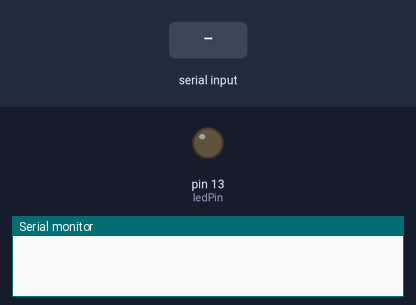
The sketch below on a simulated Arduino Uno, built with avr-gcc and run on an emulated ATmega328P. Shown: output pins drawn as LEDs (lit = HIGH), the last lines printed to the serial monitor. Dashed ring = blinking. Inputs (shaded band) come from the test bench.

Above: at 1.2 s.
1.3 s: "d" received over Serial
At 1.7 s:
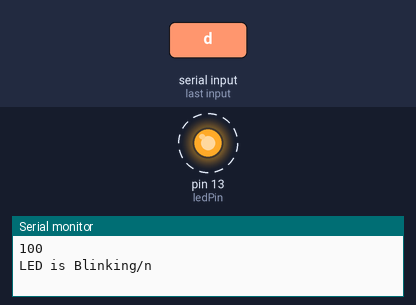
4.3 s: "1" received over Serial
At 4.8 s:
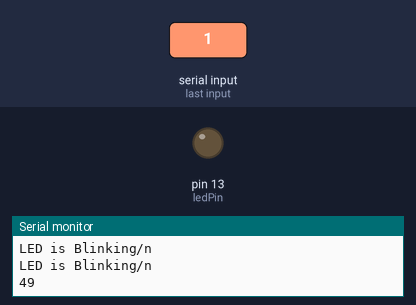
5.8 s: "w" received over Serial
At 6.3 s:
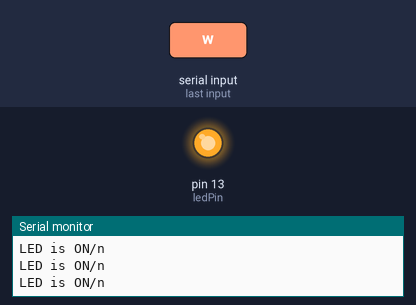
Timing chart, 0 to 8.8 s (numbered marks = the images above; inputs shaded):
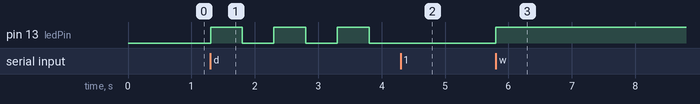

The sketch:

arduino_bluetooth_code.ino
```cpp
/*
 * Code for connecting Arduino board to Android
 * using Bluetooth
 * by Droiduino
 *
 */

 /*
   * Char to Integer conversion according to ASCII Table
   * this is used to convert command from Android
   * "w" = 119 --> turn on LED
   * "s" = 115 --> turn off LED
   * "d" = 100 --> make the LED blinking
   *
   */

int ledPin = 13; // Built-in LED
int androidCmd; // Command message from Android

void setup() {
  // LED Setup
  pinMode(ledPin, OUTPUT);
  digitalWrite(ledPin, LOW); // LED is OFF by default

  // Bluetooth Setup
  Serial.begin(9600); // Default communication rate of the Bluetooth Module

}

void loop() {
  // Read incoming command from Android
  if (Serial.available() > 0){
    androidCmd = Serial.read();
    Serial.println(androidCmd); // For debug purpose
  }

  // Translate Android command into Action
  if (androidCmd == 119){ // Equivalent to the character "w"
    Serial.println("LED is ON/n"); // Send status message to Android
    digitalWrite(ledPin, HIGH); // Turn On LED
  } else {
    if (androidCmd == 115){ // Equivalent to the character "s"
      Serial.println("LED is OFF/n"); // Send status message to Android
      digitalWrite(ledPin, LOW); // Turn Off LED
    } else {
      if (androidCmd == 100){ // Equivalent to the character "d"
        Serial.println("LED is Blinking/n"); // Send status message to Android
        blinkingLed(); // LED is blinking
      }
    }
  }
}

// Function to Blink LED
// Called from the loop function
void blinkingLed(){
  digitalWrite(ledPin,HIGH);
  delay(500);
  digitalWrite(ledPin,LOW);
  delay(500);
}
```

Measured:
- after the input at 1.3 s, pin 13 (ledPin): alternates HIGH for 0.50 s and LOW for 0.50 s, starting at once
- after the input at 4.3 s, pin 13 (ledPin): stays LOW (without the input it goes to HIGH after 0.00 s)
- after the input at 5.8 s, pin 13 (ledPin): LOW → HIGH at once
